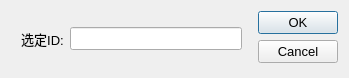
<?xml version="1.0" encoding="UTF-8"?>
<ui version="4.0">
 <class>Dialog</class>
 <widget class="QDialog" name="Dialog">
  <property name="geometry">
   <rect>
    <x>0</x>
    <y>0</y>
    <width>349</width>
    <height>78</height>
   </rect>
  </property>
  <property name="font">
   <font>
    <family>Microsoft YaHei UI</family>
    <pointsize>10</pointsize>
   </font>
  </property>
  <property name="windowTitle">
   <string>修改或删除</string>
  </property>
  <layout class="QHBoxLayout" name="horizontalLayout">
   <item>
    <layout class="QHBoxLayout" name="horizontalLayout_2">
     <property name="leftMargin">
      <number>10</number>
     </property>
     <property name="rightMargin">
      <number>10</number>
     </property>
     <item>
      <widget class="QLabel" name="label">
       <property name="text">
        <string>选定ID:</string>
       </property>
       <property name="alignment">
        <set>Qt::AlignCenter</set>
       </property>
      </widget>
     </item>
     <item>
      <widget class="QLineEdit" name="lineEdit"/>
     </item>
    </layout>
   </item>
   <item>
    <widget class="QDialogButtonBox" name="buttonBox">
     <property name="orientation">
      <enum>Qt::Vertical</enum>
     </property>
     <property name="standardButtons">
      <set>QDialogButtonBox::Cancel|QDialogButtonBox::Ok</set>
     </property>
     <property name="centerButtons">
      <bool>false</bool>
     </property>
    </widget>
   </item>
  </layout>
 </widget>
 <resources/>
 <connections>
  <connection>
   <sender>buttonBox</sender>
   <signal>accepted()</signal>
   <receiver>Dialog</receiver>
   <slot>accept()</slot>
   <hints>
    <hint type="sourcelabel">
     <x>248</x>
     <y>254</y>
    </hint>
    <hint type="destinationlabel">
     <x>157</x>
     <y>274</y>
    </hint>
   </hints>
  </connection>
  <connection>
   <sender>buttonBox</sender>
   <signal>rejected()</signal>
   <receiver>Dialog</receiver>
   <slot>reject()</slot>
   <hints>
    <hint type="sourcelabel">
     <x>316</x>
     <y>260</y>
    </hint>
    <hint type="destinationlabel">
     <x>286</x>
     <y>274</y>
    </hint>
   </hints>
  </connection>
 </connections>
</ui>
